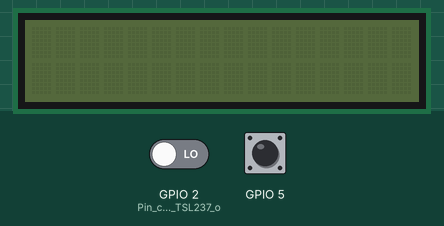
Simulated run of this sketch. Board: ESP32. Parts: 16×2 character LCD. The test bench sets the inputs (shaded band); at power-on: GPIO 5 HIGH, GPIO 2 (Pin_connected_to_TSL237_o) LOW. Nothing arrives over Bluetooth unless stated; a phone connects over Bluetooth LE 3 s after start; what the sketch prints to the serial monitor is not drawn.

Above: at 1.2 s.
1.3 s: GPIO 5 pulled LOW for 0.15 s
At 2.6 s:
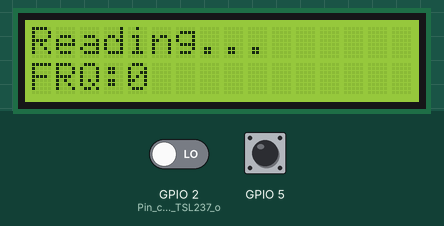
Timing chart, 0 to 2.6 s (numbered marks = the images above; inputs shaded):
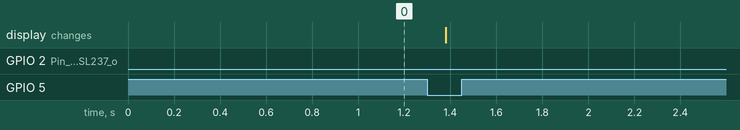

The sketch:

esp32_sketch.ino
```cpp
/**
   Main code for frequency detection of TSL237 sensor
   was heavily based on a pre-written code made by Rob Tillaart
   Made: 2011 - 05 - 16
   Source: https://playground.arduino.cc/Main/TSL235R/

   BLE functionalities were based on code written by Neil Kolban
   https://github.com/nkolban/ESP32_BLE_Arduino

*/

//Libraries needed to run the program:
#include <stdio.h>
#include <stdlib.h>
#include <string>
#include <Wire.h>
#include <LiquidCrystal_I2C.h>

#include <BLEDevice.h>
#include <BLEServer.h>
#include <BLEUtils.h>
#include <BLE2902.h>

LiquidCrystal_I2C lcd(0x27, 16, 2);

//values for setup, frequency measurement, and ambient light detection:
volatile unsigned long cnt = 0;
unsigned long oldcnt = 0;
unsigned long t = 0;
unsigned long last;
int ambient;
boolean hasChosen = false;  //hasChosen is set to true when user chooses a mode.

BLEServer* pServer = NULL;
BLECharacteristic* pCharacteristic = NULL;
bool deviceConnected = false;
bool oldDeviceConnected = false;
uint32_t value = 0;

//Operation mode: 0 for LCD display, 1 for BLE
int operateMode = 0;

//MACROS SECTION:
#define SERVICE_UUID        "4fafc201-1fb5-459e-8fcc-c5c9c331914b"
#define CHARACTERISTIC_UUID "beb5483e-36e1-4688-b7f5-ea07361b26a8"


//##-----------------------------------------------------------------
//values for calibration curve:
/**
   Notes:
   M = slope of calibration curve
   B = y-intercept, i.e. x = 0.
*/
float sensorM;
float sensorB;

float expM;
float expB;
//------------------------------------------------------------------


//START OF CODE:

class MyServerCallbacks: public BLEServerCallbacks {
    void onConnect(BLEServer* pServer) {
      deviceConnected = true;
    };

    void onDisconnect(BLEServer* pServer) {
      deviceConnected = false;
    }
};

void irq1() {
  cnt++;
}

void setup() {
  // put your setup code here, to run once:
  Serial.begin(115200);

  pinMode(2, INPUT);  //Pin connected to TSL237 output.
  pinMode(15, INPUT);
  pinMode(5, INPUT_PULLUP);
  digitalWrite(2, HIGH);
  attachInterrupt(digitalPinToInterrupt(2), irq1, RISING); //set interrupt pin to pin 2.


  // Create the BLE Device
  BLEDevice::init("ESP32");

  // Create the BLE Server
  pServer = BLEDevice::createServer();
  pServer->setCallbacks(new MyServerCallbacks());

  // Create the BLE Service
  BLEService *pService = pServer->createService(SERVICE_UUID);

  // Create a BLE Characteristic
  pCharacteristic = pService->createCharacteristic(
                      CHARACTERISTIC_UUID,
                      BLECharacteristic::PROPERTY_READ   |
                      BLECharacteristic::PROPERTY_WRITE  |
                      BLECharacteristic::PROPERTY_NOTIFY |
                      BLECharacteristic::PROPERTY_INDICATE
                    );

  // Create a BLE Descriptor
  pCharacteristic->addDescriptor(new BLE2902());

  // Start the service
  pService->start();

  // Start advertising
  BLEAdvertising *pAdvertising = BLEDevice::getAdvertising();
  pAdvertising->addServiceUUID(SERVICE_UUID);
  pAdvertising->setScanResponse(false);
  pAdvertising->setMinPreferred(0x0);  // set value to 0x00 to not advertise this parameter
  BLEDevice::startAdvertising();

}//end of setup().

/*
   this function will print every 1000 milliseconds (cnt will increment during this time),
   current millis() value will be assigned to unsigned long last,
   t will get the current value of cnt (which is updated by irq1),
   hz will be the difference between current cnt and old cnt.
   value for hz will be printed after every 1000 milliseconds (1 second)
   NOTE: Hertz is number of cycles PER SECOND, hence the measurement every 1000 ms.
*/
void loop() {

  if(digitalRead(5) == HIGH){
    operateMode = 1;
  }
  else{
    operateMode = 0;
  }
  Serial.println(digitalRead(5));

  if (operateMode == 0) {
    if (millis() - last >= 1000) {
      if (ambient > 0) {
        lcd.setCursor(0, 1);
        lcd.print("Close lid.");
      }
      last = millis();
      t = cnt;
      unsigned long hz = t - oldcnt;
      lcd.init();
      lcd.backlight();
      lcd.setCursor(0, 0);
      lcd.print("Reading...");
      lcd.setCursor(0, 1);
      lcd.print("FRQ:");
      lcd.print(hz);

      oldcnt = t;
    }
  }

  else if (operateMode == 1) {

    unsigned long hz;

    if (deviceConnected) {
      if (millis() - last >= 1000) {
        last = millis();
        t = cnt;
        hz = t - oldcnt;
        oldcnt = t;
        lcd.setCursor(0,1);
        lcd.print(hz);
        char hzStr[10];
        char* inStr = itoa(hz, hzStr, 10);

        pCharacteristic->setValue(inStr);
        pCharacteristic->notify();

        delay(3);
      }

    }

    // disconnecting
    if (!deviceConnected && oldDeviceConnected) {
      delay(500); // give the bluetooth stack the chance to get things ready
      pServer->startAdvertising(); // restart advertising
      Serial.println("start advertising");
      oldDeviceConnected = deviceConnected;
    }

    // connecting
    if (deviceConnected && !oldDeviceConnected) {
      // do stuff here on connecting
      oldDeviceConnected = deviceConnected;
    }
  }

}//end of loop().

//END OF FILE
```
